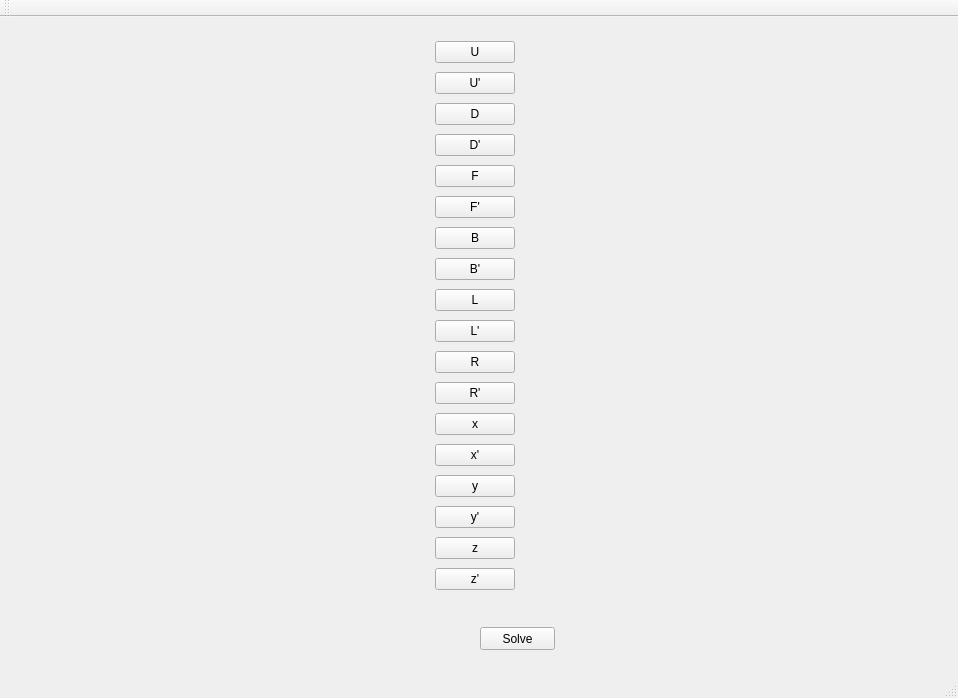
<?xml version="1.0" encoding="UTF-8"?>
<ui version="4.0">
 <class>MainWindow</class>
 <widget class="QMainWindow" name="MainWindow">
  <property name="geometry">
   <rect>
    <x>0</x>
    <y>0</y>
    <width>958</width>
    <height>698</height>
   </rect>
  </property>
  <property name="windowTitle">
   <string>MainWindow</string>
  </property>
  <widget class="QWidget" name="centralWidget">
   <widget class="QWidget" name="horizontalLayoutWidget">
    <property name="geometry">
     <rect>
      <x>10</x>
      <y>10</y>
      <width>931</width>
      <height>591</height>
     </rect>
    </property>
    <layout class="QHBoxLayout" name="horizontalLayout">
     <item>
      <layout class="QGridLayout" name="gridLayout">
       <property name="horizontalSpacing">
        <number>6</number>
       </property>
      </layout>
     </item>
     <item>
      <layout class="QVBoxLayout" name="verticalLayout">
       <property name="spacing">
        <number>6</number>
       </property>
       <item>
        <widget class="QPushButton" name="pushButton">
         <property name="text">
          <string>U</string>
         </property>
        </widget>
       </item>
       <item>
        <widget class="QPushButton" name="pushButton_2">
         <property name="text">
          <string>U'</string>
         </property>
        </widget>
       </item>
       <item>
        <widget class="QPushButton" name="pushButton_3">
         <property name="text">
          <string>D</string>
         </property>
        </widget>
       </item>
       <item>
        <widget class="QPushButton" name="pushButton_4">
         <property name="text">
          <string>D'</string>
         </property>
        </widget>
       </item>
       <item>
        <widget class="QPushButton" name="pushButton_5">
         <property name="text">
          <string>F</string>
         </property>
        </widget>
       </item>
       <item>
        <widget class="QPushButton" name="pushButton_6">
         <property name="text">
          <string>F'</string>
         </property>
        </widget>
       </item>
       <item>
        <widget class="QPushButton" name="pushButton_7">
         <property name="text">
          <string>B</string>
         </property>
        </widget>
       </item>
       <item>
        <widget class="QPushButton" name="pushButton_8">
         <property name="text">
          <string>B'</string>
         </property>
        </widget>
       </item>
       <item>
        <widget class="QPushButton" name="pushButton_9">
         <property name="text">
          <string>L</string>
         </property>
        </widget>
       </item>
       <item>
        <widget class="QPushButton" name="pushButton_10">
         <property name="text">
          <string>L'</string>
         </property>
        </widget>
       </item>
       <item>
        <widget class="QPushButton" name="pushButton_11">
         <property name="text">
          <string>R</string>
         </property>
        </widget>
       </item>
       <item>
        <widget class="QPushButton" name="pushButton_12">
         <property name="text">
          <string>R'</string>
         </property>
        </widget>
       </item>
       <item>
        <widget class="QPushButton" name="pushButton_13">
         <property name="text">
          <string>x</string>
         </property>
        </widget>
       </item>
       <item>
        <widget class="QPushButton" name="pushButton_14">
         <property name="text">
          <string>x'</string>
         </property>
        </widget>
       </item>
       <item>
        <widget class="QPushButton" name="pushButton_15">
         <property name="text">
          <string>y</string>
         </property>
        </widget>
       </item>
       <item>
        <widget class="QPushButton" name="pushButton_16">
         <property name="text">
          <string>y'</string>
         </property>
        </widget>
       </item>
       <item>
        <widget class="QPushButton" name="pushButton_17">
         <property name="text">
          <string>z</string>
         </property>
        </widget>
       </item>
       <item>
        <widget class="QPushButton" name="pushButton_18">
         <property name="text">
          <string>z'</string>
         </property>
        </widget>
       </item>
       <item>
        <layout class="QGridLayout" name="formulaLayout"/>
       </item>
      </layout>
     </item>
    </layout>
   </widget>
   <widget class="QPushButton" name="pushButton_19">
    <property name="geometry">
     <rect>
      <x>480</x>
      <y>610</y>
      <width>75</width>
      <height>23</height>
     </rect>
    </property>
    <property name="text">
     <string>Solve</string>
    </property>
   </widget>
  </widget>
  <widget class="QMenuBar" name="menuBar">
   <property name="geometry">
    <rect>
     <x>0</x>
     <y>0</y>
     <width>958</width>
     <height>21</height>
    </rect>
   </property>
  </widget>
  <widget class="QToolBar" name="mainToolBar">
   <attribute name="toolBarArea">
    <enum>TopToolBarArea</enum>
   </attribute>
   <attribute name="toolBarBreak">
    <bool>false</bool>
   </attribute>
  </widget>
  <widget class="QStatusBar" name="statusBar"/>
 </widget>
 <layoutdefault spacing="6" margin="11"/>
 <resources/>
 <connections/>
</ui>
